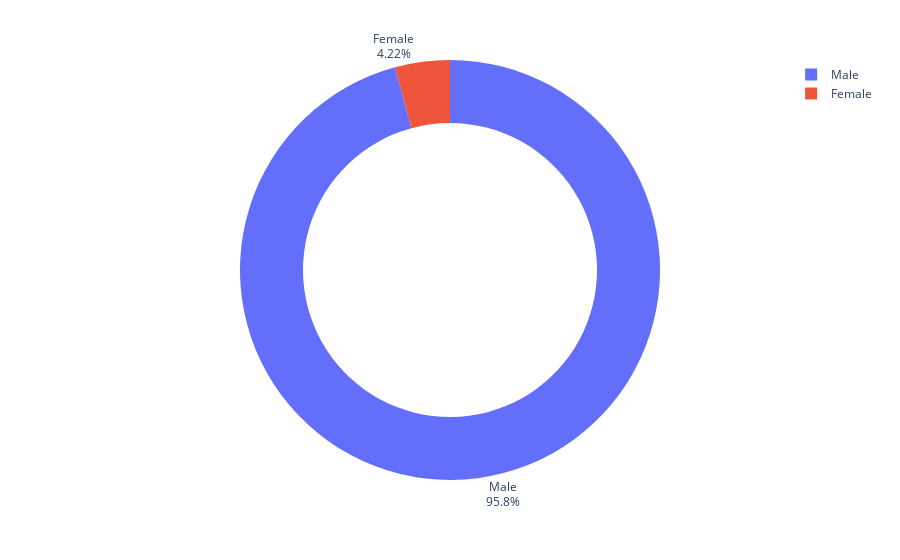

Source (notebook cell):
### Code cell
by_gender_pie = px.pie(fatalities_by_gender, values=fatalities_by_gender.values, names=fatalities_by_gender.index, hole=0.7)
by_gender_pie.update_traces(textposition='outside', textinfo='percent+label')
by_gender_pie.show()

### Figure 1 — Plotly figure (JSON) as saved in the notebook; plotly's stock layout.template omitted (floating-point values rounded to 4 significant figures)
{"data": [{"domain": {"x": [0, 1], "y": [0, 1]}, "hole": 0.7, "hovertemplate": "gender=%{label}<br>value=%{value}<extra></extra>", "labels": ["Male", "Female"], "legendgroup": "", "name": "", "showlegend": true, "textinfo": "percent+label", "textposition": "outside", "type": "pie", "values": [2428, 107]}], "layout": {"legend": {"tracegroupgap": 0}, "margin": {"t": 60}}}
